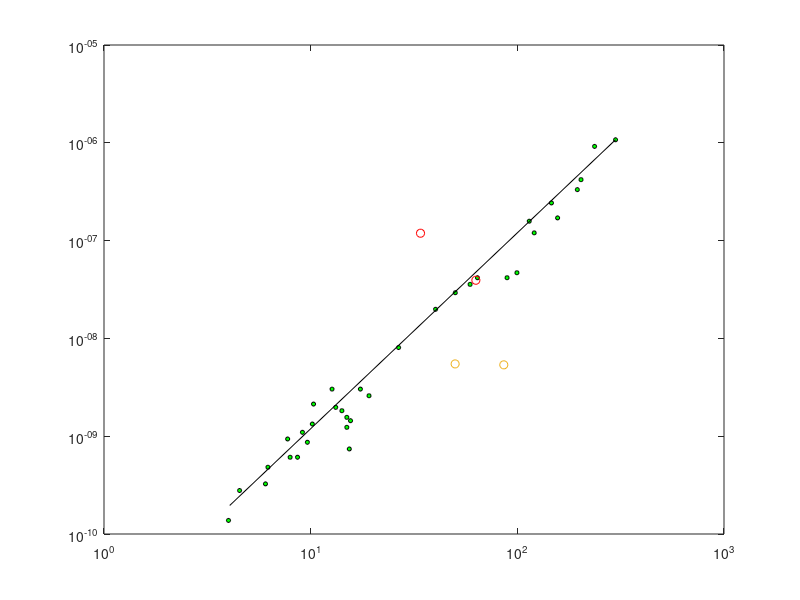

MATLAB code for this plot:
rho_IO(1) = 4900;  %Density of Iron Oxide (Kg/m^3)
rho_IO(2) = 4900;  %Density of Iron Oxide (Kg/m^3)
rho_O(1) = 1150;   %Density of organic component (Kg/m^3)
rho_O(2) = 1150;   %Density of organic component (Kg/m^3)
r(1) = 12.7E-9;
r(2) = 11.6E-9;
D(1) = 78.6E-9;
D(2) = 121.8E-9;
%Iron Fractions:

fm_IO(1) = 0.868;    % % of maghemite
fm_IO(2) = 0.921;    % % of maghemite

fv_IO = 1./((1-fm_IO).*rho_IO./(rho_O.*fm_IO)+1); %volume fraction of Iron Oxide
%N = round(fv_IO .* (D.^3) ./ (r.^3)); %Number of particles in a cluster

%Calculation of Mv

MS(1) = 71.2;   %emu/gr
MS(2) = 73.4;   %emu/gr

MPart = MS .* rho_IO;   % 1E-3 emu/cm^3
MV = MPart .* fv_IO; %.* fv_IO     % A/m

%Calculation of Delta_omega*tau_D
%hydrodynamic diameters
d_hyd(1) = 78.6E-9;  %m
d_hyd(2) = 121.8E-9; %m
%particle diameters:
d(1) = 50E-9;
d(2) = 86E-9;

gamma_P = 2 * pi * 42.576E6; %Hz*rad/T
mu_0 = 4*pi*1E-7; %T*m/A
DD = 3E-9; %m^2/s
Delta_omega = (gamma_P * mu_0) * MV ./ 3
tau_D = (d.^2) ./ (4*DD)

regime = Delta_omega.*tau_D
% Relaxivities
r2_exp(1) = 405.1;
r2_exp(2) = 508.3;

nu_mat = 1.57E-5;
r2_theo = 2*pi*gamma_P*mu_0*nu_mat*MV/(9*sqrt(3));

myres_exp = r2_exp.*fv_IO./(MV.^2)
myres_theo = r2_theo.*fv_IO./(MV.^2);

r2_theo./r2_exp

%nu_mat = r2_exp*(9*sqrt(3))./(MV*2*pi*gamma_P*mu_0)
data_vuong = load('Data_Vuong.dat', '-ascii');
fit_vuong = load('Fit_Vuong.dat', '-ascii');
%Fe_conc = fv_IO./nu_mat

figure(1);
data_vuong_p = plot(data_vuong(:,1), data_vuong(:,2), 'o');
hold on;
fit_vuong_p = plot(fit_vuong(:,1), fit_vuong(:,2));
myres_exp_p = plot(d*1E9,myres_exp,'o');
%myres_theo_p = plot(d*1E9,myres_theo,'o');
hold off;
set(data_vuong_p,'MarkerEdgeColor','black','MarkerFaceColor','green','MarkerSize',3);
set(fit_vuong_p,'Color','black');
set(gca,'XScale','log','YScale','log');


other_fv_IO = [0.3 0.5];
other_MV = [1.23E5 1.79E5] .* other_fv_IO;
other_d = [34e-9 63e-9];
other_r2_exp = [540 630];
other_tau_D = other_d .^2 ./ DD;
other_Delta_omega = (gamma_P * mu_0) * other_MV ./ 3;

other_regime = other_Delta_omega.*other_tau_D
other_myres_exp = other_r2_exp.*other_fv_IO./(other_MV.^2)
hold on;
myres_exp_p = plot(other_d*1E9,other_myres_exp,'o','Color','red');
hold off;